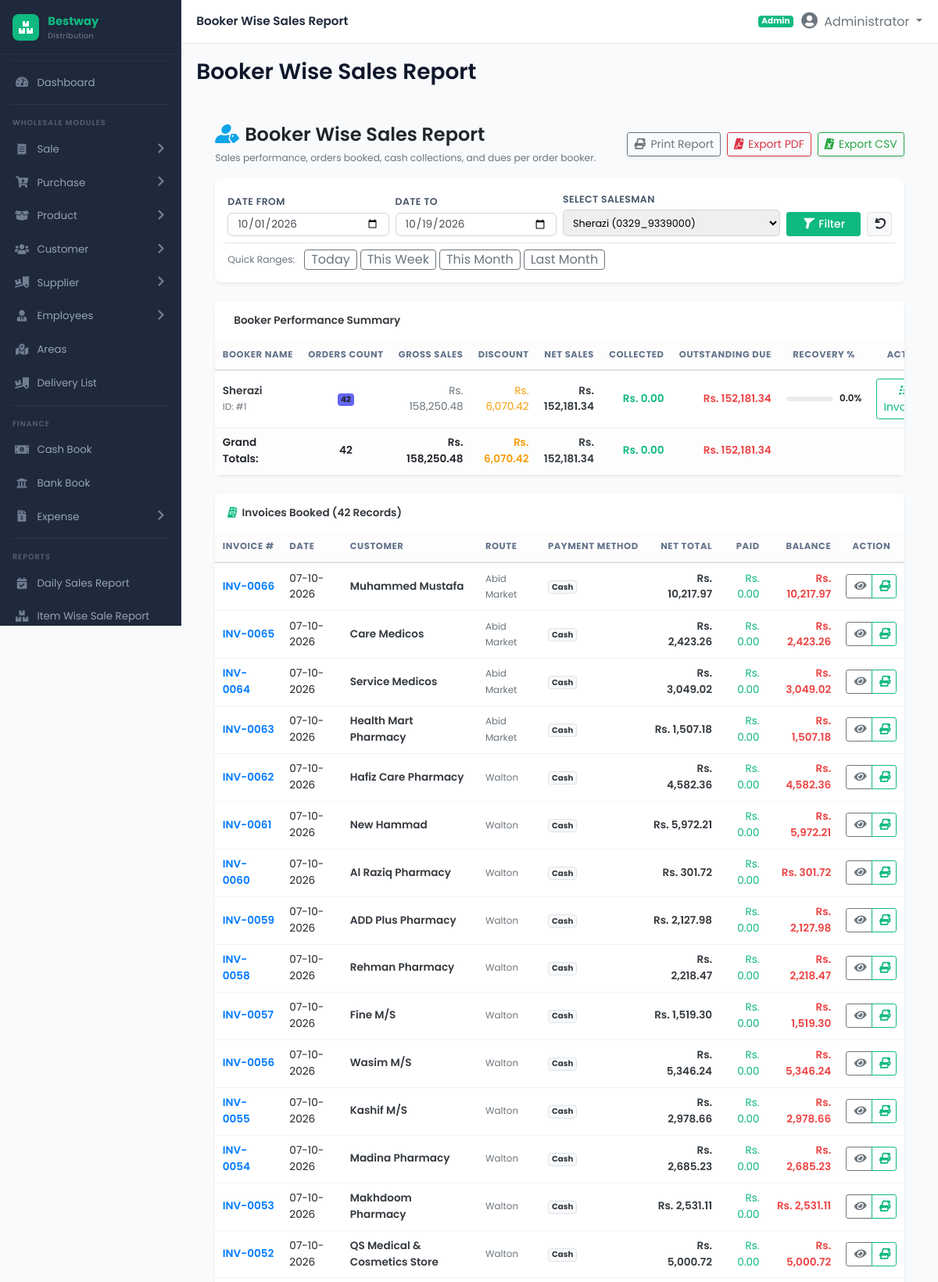
/modules/reports/booker_wise_sale.php?booker_id=1&start_date=2026-10-01&end_date=2026-10-19 (signed in, upper part), run on the app's committed database.
### tables this page shows
CREATE TABLE IF NOT EXISTS `sales_invoices` (
  `id` INT AUTO_INCREMENT PRIMARY KEY,
  `invoice_no` VARCHAR(50) NOT NULL UNIQUE,
  `customer_name` VARCHAR(150) NOT NULL,
  `customer_id` INT NULL,
  `invoice_date` DATE NOT NULL,
  `payment_terms` VARCHAR(50) DEFAULT 'Credit 30 Days',
  `payment_method` VARCHAR(50) DEFAULT 'Cash',
  `cash_account_id` INT DEFAULT NULL,
  `bank_account_id` INT DEFAULT NULL,
  `subtotal` DECIMAL(14,2) NOT NULL DEFAULT 0.00,
  `discount_amount` DECIMAL(14,2) DEFAULT 0.00,
  `discount_percent` DECIMAL(5,2) DEFAULT 0.00,
  `tax_amount` DECIMAL(12,2) DEFAULT 0.00,
  `shipping_cost` DECIMAL(10,2) DEFAULT 0.00,
  `adjustment` DECIMAL(10,2) DEFAULT 0.00,
  `round_off` DECIMAL(10,2) DEFAULT 0.00,
  `grand_total` DECIMAL(14,2) NOT NULL DEFAULT 0.00,
  `previous_balance` DECIMAL(14,2) DEFAULT 0.00,
  `net_payable` DECIMAL(14,2) DEFAULT 0.00,
  `paid_amount` DECIMAL(14,2) DEFAULT 0.00,
  `balance_due` DECIMAL(14,2) DEFAULT 0.00,
  `booker_id` INT DEFAULT NULL,
  `booker_name` VARCHAR(150) DEFAULT NULL,
  `route_id` INT DEFAULT NULL,
  `route_name` VARCHAR(150) DEFAULT NULL,
  `notes` TEXT DEFAULT NULL,
  `created_by` INT DEFAULT NULL,
  INDEX (`invoice_no`),
  INDEX (`invoice_date`),
  INDEX (`customer_name`),
  INDEX (`booker_id`),
  INDEX (`route_id`)
);

### modules/reports/booker_wise_sale.php (the view, shortened to what the rows shown need)
<?php
require_once __DIR__ . '/../../includes/header.php';
$start_date = isset($_GET['start_date']) ? trim($_GET['start_date']) : date('Y-m-01');
$end_date = isset($_GET['end_date']) ? trim($_GET['end_date']) : date('Y-m-d');
$booker_id = isset($_GET['booker_id']) ? trim($_GET['booker_id']) : '';
$where_clauses = ["1=1"];
$params = [];
$types = "";
if (!empty($start_date)) {
    $where_clauses[] = "si.invoice_date >= ?";
    $params[] = $start_date;
    $types .= "s";
}
if (!empty($end_date)) {
    $where_clauses[] = "si.invoice_date <= ?";
    $params[] = $end_date;
    $types .= "s";
}
if (!empty($booker_id)) {
    $where_clauses[] = "si.booker_id = ?";
    $params[] = $booker_id;
    $types .= "s";
}
$where_sql = implode(" AND ", $where_clauses);
$invoices_list = null;
if (!empty($booker_id)) {
    $inv_sql = "SELECT
        si.id, si.invoice_no, si.customer_name, si.invoice_date, si.payment_method,
        si.route_name, si.grand_total, si.paid_amount, si.balance_due
    FROM sales_invoices si
    WHERE {$where_sql}
    ORDER BY si.invoice_date DESC, si.id DESC";
    $stmt_inv = $conn->prepare($inv_sql);
    $stmt_inv->bind_param($types, ...$params);
    $stmt_inv->execute();
    $invoices_list = $stmt_inv->get_result();
}
?>
<div class="content-wrapper p-3 p-md-4">
    <div id="printableReportArea">
    <div class="card border-0 shadow-sm mb-4">
        <div class="table-responsive">
            <table class="table table-hover align-middle mb-0" id="bookerSummaryTable">
                <thead class="table-light">
                    <tr class="text-muted small text-uppercase">
                        <th>Booker Name</th>
                        <th class="text-center">Orders Count</th>
                        <th class="text-end">Gross Sales</th>
                        <th class="text-end">Discount</th>
                        <th class="text-end">Net Sales</th>
                        <th class="text-end">Collected</th>
                        <th class="text-end">Outstanding Due</th>
                        <th class="text-center">Recovery %</th>
                        <th class="text-center d-print-none">Action</th>
                    </tr>
                </thead>
            </table>
        </div>
    </div>
    <?php if ($invoices_list): ?>
        <div class="card border-0 shadow-sm mt-4">
            <div class="table-responsive">
                <table class="table table-hover align-middle mb-0">
                    <thead class="table-light">
                        <tr class="text-muted small text-uppercase">
                            <th>Invoice #</th>
                            <th>Date</th>
                            <th>Customer</th>
                            <th>Route</th>
                            <th>Payment Method</th>
                            <th class="text-end">Net Total</th>
                            <th class="text-end">Paid</th>
                            <th class="text-end">Balance</th>
                            <th class="text-center d-print-none">Action</th>
                        </tr>
                    </thead>
                    <tbody>
                        <?php if ($invoices_list->num_rows > 0): ?>
                            <?php while ($inv = $invoices_list->fetch_assoc()): ?>
                                <tr>
                                    <td class="fw-bold text-primary">
                                        <a href="<?php echo BASE_URL; ?>modules/sale/view_sale.php?id=<?php echo $inv['id']; ?>" class="text-decoration-none">
                                            <?php echo htmlspecialchars($inv['invoice_no'] ?: 'INV-'.$inv['id']); ?>
                                        </a>
                                    </td>
                                    <td><?php echo date('d-m-Y', strtotime($inv['invoice_date'])); ?></td>
                                    <td class="fw-semibold text-dark"><?php echo htmlspecialchars($inv['customer_name'] ?: 'Walk-in'); ?></td>
                                    <td><small class="text-muted"><?php echo htmlspecialchars($inv['route_name'] ?: '-'); ?></small></td>
                                    <td><span class="badge bg-light text-dark border"><?php echo htmlspecialchars($inv['payment_method'] ?: 'Cash'); ?></span></td>
                                    <td class="text-end fw-bold text-dark">Rs. <?php echo number_format($inv['grand_total'], 2); ?></td>
                                    <td class="text-end text-success">Rs. <?php echo number_format($inv['paid_amount'], 2); ?></td>
                                    <td class="text-end fw-bold <?php echo ($inv['balance_due'] > 0) ? 'text-danger' : 'text-muted'; ?>">
                                        Rs. <?php echo number_format($inv['balance_due'], 2); ?>
                                    </td>
                                    <td class="text-center d-print-none">
                                        <div class="btn-group btn-group-sm">
                                            <a href="<?php echo BASE_URL; ?>modules/sale/view_sale.php?id=<?php echo $inv['id']; ?>" class="btn btn-outline-secondary" title="View">
                                                <i class="fa-solid fa-eye"></i>
                                            </a>
                                            <a href="<?php echo BASE_URL; ?>modules/sale/print_invoice.php?id=<?php echo $inv['id']; ?>" target="_blank" class="btn btn-outline-primary" title="Print">
                                                <i class="fa-solid fa-print"></i>
                                            </a>
                                        </div>
                                    </td>
                                </tr>
                            <?php endwhile; ?>
                        <?php endif; ?>
                    </tbody>
                </table>
            </div>
        </div>
    <?php endif; ?>
    </div>
</div>
<?php require_once __DIR__ . '/../../includes/footer.php'; ?>

### data on the page
sales_invoices: invoice_no "INV-0066", invoice_date "07-10-2026", customer_name "Muhammed Mustafa", route_name "Abid Market", payment_method "Cash", grand_total "10,217.97", paid_amount "0.00", balance_due "10,217.97"
sales_invoices: invoice_no "INV-0065", invoice_date "07-10-2026", customer_name "Care Medicos", route_name "Abid Market", payment_method "Cash", grand_total "2,423.26", paid_amount "0.00", balance_due "2,423.26"
sales_invoices: invoice_no "INV-0064", invoice_date "07-10-2026", customer_name "Service Medicos", route_name "Abid Market", payment_method "Cash", grand_total "3,049.02", paid_amount "0.00", balance_due "3,049.02"
sales_invoices: invoice_no "INV-0063", invoice_date "07-10-2026", customer_name "Health Mart Pharmacy", route_name "Abid Market", payment_method "Cash", grand_total "1,507.18", paid_amount "0.00", balance_due "1,507.18"
sales_invoices: invoice_no "INV-0062", invoice_date "07-10-2026", customer_name "Hafiz Care Pharmacy", route_name "Walton", payment_method "Cash", grand_total "4,582.36", paid_amount "0.00", balance_due "4,582.36"
sales_invoices: invoice_no "INV-0061", invoice_date "07-10-2026", customer_name "New Hammad", route_name "Walton", payment_method "Cash", grand_total "5,972.21", paid_amount "0.00", balance_due "5,972.21"
sales_invoices: invoice_no "INV-0060", invoice_date "07-10-2026", customer_name "Al Raziq Pharmacy", route_name "Walton", payment_method "Cash", grand_total "301.72", paid_amount "0.00", balance_due "301.72"
sales_invoices: invoice_no "INV-0059", invoice_date "07-10-2026", customer_name "ADD Plus Pharmacy", route_name "Walton", payment_method "Cash", grand_total "2,127.98", paid_amount "0.00", balance_due "2,127.98"
sales_invoices: invoice_no "INV-0058", invoice_date "07-10-2026", customer_name "Rehman Pharmacy", route_name "Walton", payment_method "Cash", grand_total "2,218.47", paid_amount "0.00", balance_due "2,218.47"
sales_invoices: invoice_no "INV-0057", invoice_date "07-10-2026", customer_name "Fine M/S", route_name "Walton", payment_method "Cash", grand_total "1,519.30", paid_amount "0.00", balance_due "1,519.30"
sales_invoices: invoice_no "INV-0056", invoice_date "07-10-2026", customer_name "Wasim M/S", route_name "Walton", payment_method "Cash", grand_total "5,346.24", paid_amount "0.00", balance_due "5,346.24"
sales_invoices: invoice_no "INV-0055", invoice_date "07-10-2026", customer_name "Kashif M/S", route_name "Walton", payment_method "Cash", grand_total "2,978.66", paid_amount "0.00", balance_due "2,978.66"
sales_invoices: invoice_no "INV-0054", invoice_date "07-10-2026", customer_name "Madina Pharmacy", route_name "Walton", payment_method "Cash", grand_total "2,685.23", paid_amount "0.00", balance_due "2,685.23"
sales_invoices: invoice_no "INV-0053", invoice_date "07-10-2026", customer_name "Makhdoom Pharmacy", route_name "Walton", payment_method "Cash", grand_total "2,531.11", paid_amount "0.00", balance_due "2,531.11"
sales_invoices: invoice_no "INV-0052", invoice_date "07-10-2026", customer_name "QS Medical & Cosmetics Store", route_name "Walton", payment_method "Cash", grand_total "5,000.72", paid_amount "0.00", balance_due "5,000.72"

### other printed values
$page_title "Booker Wise Sales Report"
roleLabel($_SESSION['user_role'] ?? 'Admin') "Admin"
$_SESSION['user_fullname'] "Administrator"
$b['b_name'] "Sherazi"
$b['booker_id'] "1"
$b['order_count'] "42"
$b['gross_amount'] "158,250.48"
$b['discount_amount'] "6,070.42"
$b['net_amount'] "152,181.34"
$b['paid_amount'] "0.00"
$b['due_amount'] "152,181.34"
$recovery_rate "0.0"
$summary['total_orders'] "42"
$summary['total_gross'] "158,250.48"
$summary['total_discount'] "6,070.42"
